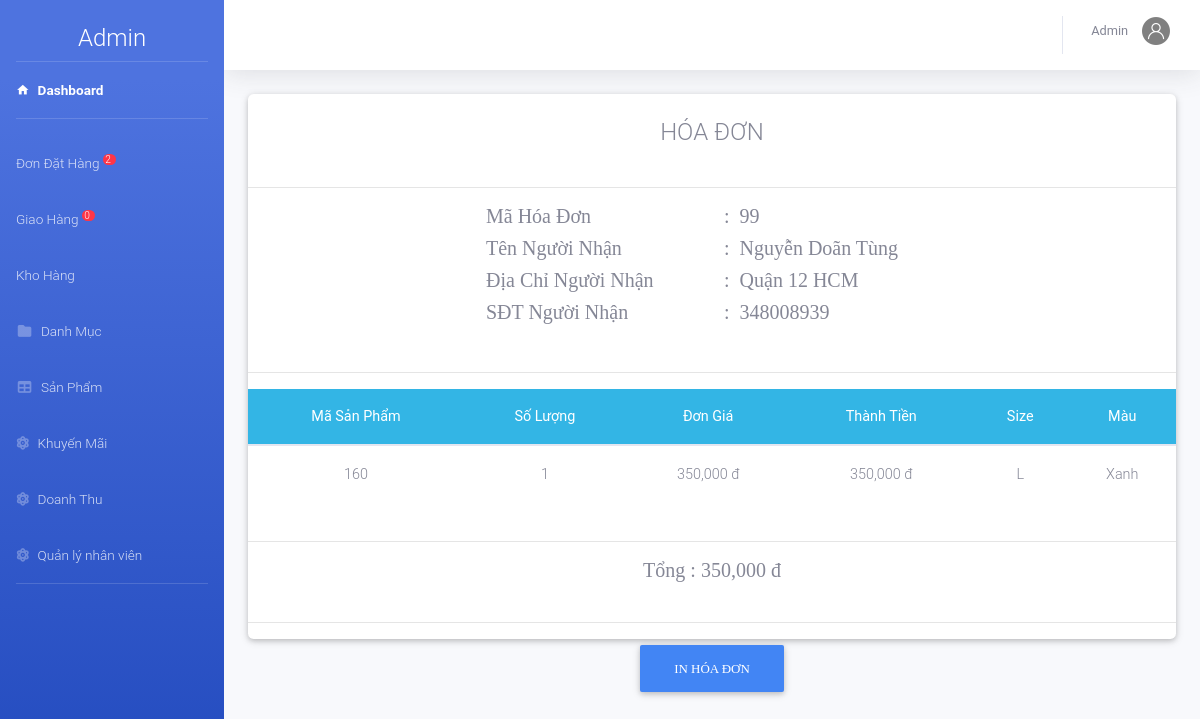
/admin/index.php?action=kho&view=chitietdh&mahd=99 (signed in), run on the app's committed database.
### tables this page shows
CREATE TABLE `nguoinhan` (
  `MaHD` int(11) NOT NULL,
  `TenNN` varchar(50) NOT NULL,
  `DiaChiNN` text NOT NULL,
  `SDTNN` int(12) NOT NULL
);

CREATE TABLE `chitiethoadon` (
  `MaHD` int(11) NOT NULL,
  `MaSP` int(11) NOT NULL,
  `SoLuong` int(11) NOT NULL,
  `DonGia` decimal(10,0) NOT NULL,
  `ThanhTien` decimal(10,0) NOT NULL,
  `Size` varchar(50) NOT NULL,
  `MaMau` varchar(50) NOT NULL
);

### public/admin/kho/chitietdh.php (the view)
<?php
	include_once('../model/database.php');
	$mahd=$_GET['mahd'];
	$sql="select * from chitiethoadon where MaHD=$mahd ";
	$rs=mysqli_query($conn,$sql);
	$sql2="select * from nguoinhan where MaHD=$mahd ";
	$rs2=mysqli_query($conn,$sql2);
	$row2=mysqli_fetch_array($rs2);
?>
<div class="container-fluid">
<div class="row">
    <div class="col-md-12 grid-margin stretch-card">
        <div class="card">
        	<br>
			<h4 class="m-auto" > HÓA ĐƠN</h4><br><hr>
			<div class="row">
				<div class="col-md-3"></div>
				<div class="col-md-3"><h5 style="font-family: Alata;">Mã Hóa Đơn </h5></div>
				<div class="col-md-6"><h5 style="font-family: Alata;">: &#160;<?php echo $mahd ?></h5></div>
				<div class="col-md-3"></div>
				<div class="col-md-3"><h5 style="font-family: Alata;">Tên Người Nhận </h5></div>
				<div class="col-md-6"><h5 style="font-family: Alata;">: &#160;<?php echo $row2['TenNN']; ?></h5></div>
				<div class="col-md-3"></div>
				<div class="col-md-3"><h5 style="font-family: Alata;">Địa Chỉ Người Nhận </h5></div>
				<div class="col-md-6"><h5 style="font-family: Alata;">: &#160;<?php echo $row2['DiaChiNN'] ?></h5></div>
				<div class="col-md-3"></div>
				<div class="col-md-3"><h5 style="font-family: Alata;">SĐT Người Nhận </h5></div>
				<div class="col-md-6"><h5 style="font-family: Alata;">: &#160;<?php echo $row2['SDTNN'] ?></h5></div>
			</div>
			<br><hr>
			<table class="table table-hover m-auto text-center" style="font-size: 13px;">
				<thead class="badge-info">
					<tr>
						<th>Mã Sản Phẩm</th><th>Số Lượng </th><th>Đơn Giá</th><th>Thành Tiền</th><th>Size</th><th>Màu</th>
					</tr>
				</thead>
				<tbody>
			 <?php $so=0;
				 while ($row=mysqli_fetch_array($rs)) { $so=$so+$row['ThanhTien']; ?>
					<tr>
						<td><?php echo $row['MaSP']; ?></td>
						<td><?php echo $row['SoLuong']; ?></td>
						<td><?php echo number_format($row['DonGia']).' đ'; ?></td>
						<td><?php echo number_format($row['ThanhTien']).' đ'; ?></td>
						<td><?php echo $row['Size']; ?></td><td><?php echo $row['MaMau']; ?></td>
					</tr>
			 <?php	} ?>
				</tbody>
			</table><br><hr>
			<h5 class="m-auto" style="font-family: Alata;">Tổng : <?php echo number_format($so).' đ'; ?></h5>
			<br><hr>
		</div>
	</div>
		<div class="col-12">
			<center>
				<button type="sub" name="dk" value="đã duyệt"class="btn btn-primary" style="font-family: Comfortaa;">In hóa Đơn</button>
			</center>
		</div>
</div>
</div>

### data on the page
nguoinhan: TenNN "Nguyễn Doãn Tùng", DiaChiNN "Quận 12 HCM", SDTNN "348008939"
chitiethoadon: MaSP "160", SoLuong "1", DonGia "350,000", ThanhTien "350,000", Size "L", MaMau "Xanh"

### other printed values
$dem "2"
$dem "0"
$nv['TenNV'] "Admin"
$mahd "99"
$so "350,000"
